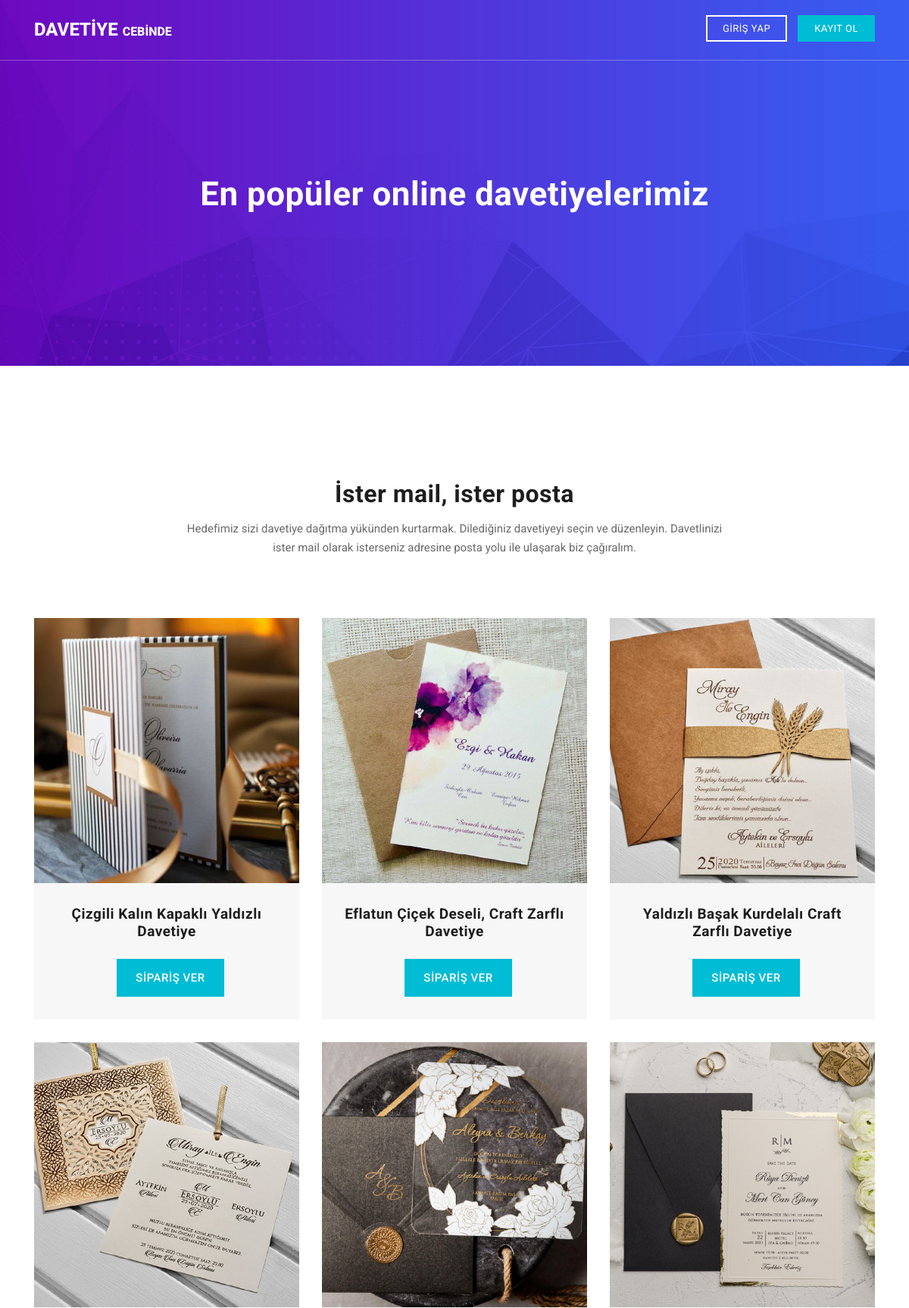
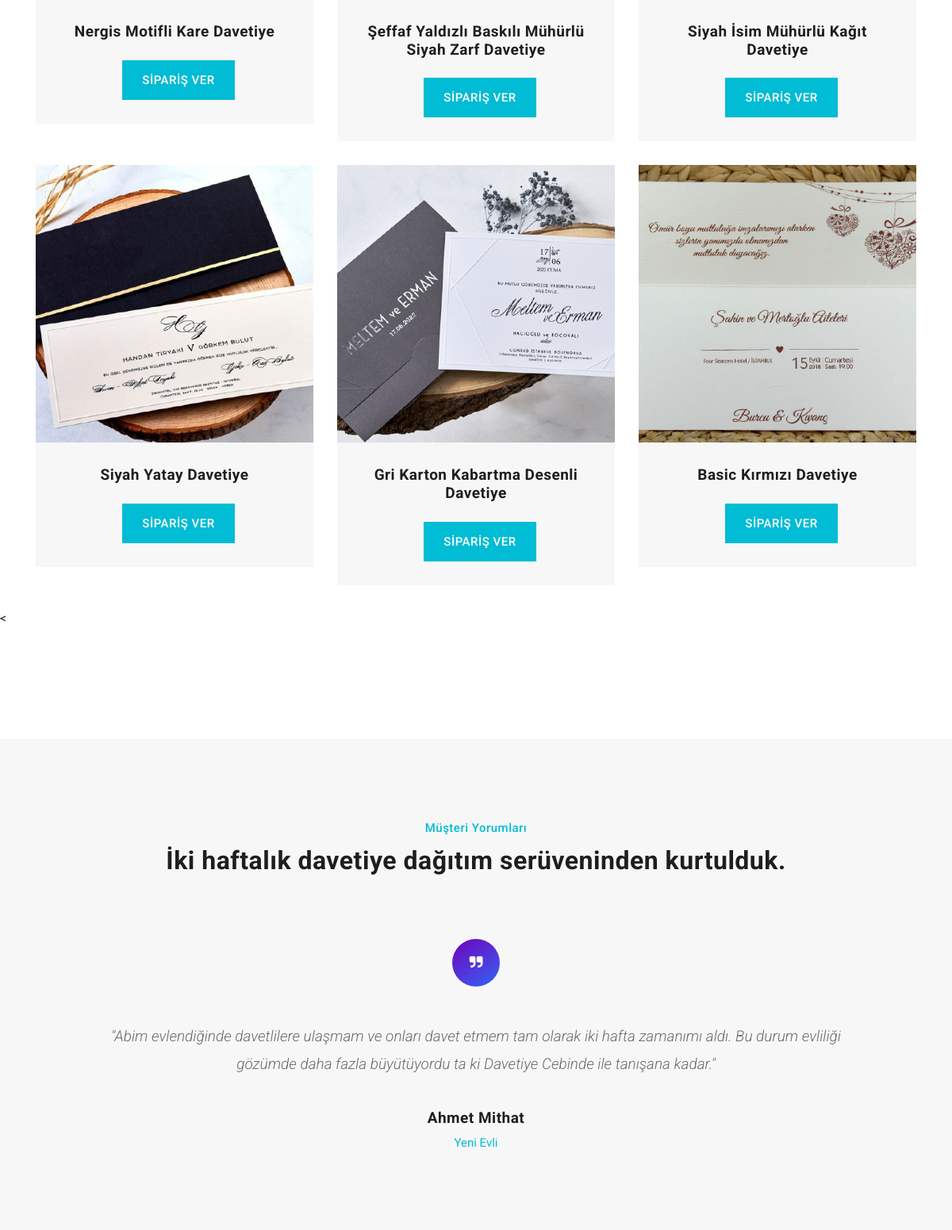
The page / (upper part) on the database its author committed (2 pictures, top to bottom).
### tables this page shows
CREATE TABLE IF NOT EXISTS `product` (
  `pr_id` int(11) NOT NULL AUTO_INCREMENT,
  `pr_name` varchar(150) NOT NULL,
  `pr_img` varchar(250) NOT NULL,
  `pr_status` enum('0','1') NOT NULL,
  PRIMARY KEY (`pr_id`)
);

### index.php (the view)
<?php
require_once "import/header.php";
$urunsor = $db->prepare("SELECT * FROM product WHERE pr_status=:pr_status");
$urunsor->execute(array(
  'pr_status' => 1
));
?>
<div class="page-heading header-text">
  <div class="container">
    <div class="row">
      <div class="col-md-12">
        <h1>En popüler online davetiyelerimiz</h1>
      </div>
    </div>
  </div>
</div>
<div class="team-section">
  <div class="container">
    <div class="row">
      <div class="col-md-8 offset-md-2">
        <div class="section-heading">
          <h2>İster mail, ister posta</h2>
          <p>Hedefimiz sizi davetiye dağıtma yükünden kurtarmak. Dilediğiniz davetiyeyi seçin ve düzenleyin. Davetlinizi ister mail olarak isterseniz adresine posta yolu ile ulaşarak biz çağıralım.</p>
        </div>
      </div>
      <?php
      while ($uruncek = $urunsor->fetch(PDO::FETCH_ASSOC)) {
      ?>
        <div class="col-md-4 col-sm-6 col-xs-12">
          <div class="team-item">
            <a href="product.php?id=<?php echo $uruncek["pr_id"] ?>">
              <img src="<?php echo $uruncek["pr_img"] ?>" alt="Sipariş Ver" title="Sipariş Ver">
            </a>
            <div class="down-content">
              <h4><?php echo $uruncek["pr_name"] ?></h4>
              <br />
              <a href="product.php?id=<?php echo $uruncek["pr_id"] ?>" class="main-button">Sipariş ver</a>
            </div>
          </div>
        </div>
      <?php } ?>
    </div>
  </div>
</div>
<<div class="testimonials-section">
  <div class="container">
    <div class="row">
      <div class="col-md-12">
        <div class="section-heading">
          <span>Müşteri Yorumları</span>
          <h2>İki haftalık davetiye dağıtım serüveninden kurtulduk.</h2>
        </div>
      </div>
      <div class="col-md-10 offset-md-1">
        <div class="owl-testimonials owl-carousel">
          <div class="testimonial-item">
            <div class="icon">
              <i class="fa fa-quote-right"></i>
            </div>
            <p>"Abim evlendiğinde davetlilere ulaşmam ve onları davet etmem tam olarak iki hafta zamanımı aldı. Bu durum evliliği gözümde daha fazla büyütüyordu ta ki Davetiye Cebinde ile tanışana kadar."</p>
            <h4>Ahmet Mithat</h4>
            <span>Yeni Evli</span>
          </div>
        </div>
      </div>
    </div>
  </div>
  </div>
  <?php
  require_once "import/footer.php"
  ?>

### import/header.php (shortened to what this page needs)
<!DOCTYPE html>
<html lang="tr">
  <head>
    <link href="vendor/bootstrap/css/bootstrap.min.css" rel="stylesheet">
    <link rel="stylesheet" href="assets/css/fontawesome.css">
    <link rel="stylesheet" href="assets/css/templatemo-host-cloud.css">
    <link rel="stylesheet" href="assets/css/owl.css">
  </head>
  <body>
    <header class="">
      <nav class="navbar navbar-expand-lg">
        <div class="container">
          <a class="navbar-brand" href="index.php"><h2>DAVETİYE <em>CEBİNDE</em></h2></a>
          <div class="functional-buttons">
            <ul>
                <?php
                if (isset($_SESSION['user_mail'])) {
                ?>
                    <li><a href=""><?php echo $kullanicicek['user_surname']?> <?php echo $kullanicicek['user_lastname']; ?></a></li>
                    <li><a href="import/logout.php">ÇIKIŞ</a></li>
                <?php
                }else {
                ?>
                    <li><a href="login/login.php">GİRİŞ YAP</a></li>
                    <li><a href="login/index.php">KAYIT OL</a></li>
              <?php } ?>
            </ul>
          </div>
        </div>
      </nav>
    </header>

### import/footer.php (shortened to what this page needs)
</body>
</html>

### assets/css/templatemo-host-cloud.css (style rules this page uses)
body { font-family: 'Roboto', sans-serif; transition: all 0.5s; }
p { margin-bottom: 0px; font-size: 14px; color: #6a6a6a; line-height: 25px; }
a { text-decoration: none!important; }
a.main-button { outline: none; cursor: pointer; display: inline-block; height: 50px; line-height: 50px; padding: 0px 25px; border: none; margin-left: 10px; background-color: #00bcd4; color: #fff; text-transform: uppercase; font-size: 15px; font-weight: 500; letter-spacing: 0.5px; transition: all 0.5s; }
.section-heading { margin-bottom: 80px; }
.section-heading span { color: #00bcd4; font-size: 15px; font-weight: 500; letter-spacing: 0.5px; display: inline-block; margin-top: 0px; }
.section-heading h2 { color: #1e1e1e; font-size: 32px; font-weight: 700; letter-spacing: 0.5px; margin-top: 10px; margin-bottom: 15px; }
.section-heading p { font-size: 15px; }
.page-heading { background-image: url(../images/heading-bg.jpg); background-position: center center; background-repeat: no-repeat; background-size: cover; text-align: center; padding: 230px 0px 180px 0px; }
.page-heading h1 { color: #fff; font-size: 44px; font-weight: 700; letter-spacing: 0.5px; margin-bottom: 20px; }
header { position: fixed; z-index: 99999; width: 100%; background-color: transparent!important; border-bottom: 1px solid rgba(250,250,250,0.30); height: 80px; -webkit-transition: all .5s ease 0s; -moz-transition: all .5s ease 0s; -o-transition: all .5s ease 0s; transition: all .5s ease 0s; }
.navbar .navbar-brand { float: left; margin-top: 12px; outline: none; }
.navbar .navbar-brand h2 { color: #fff; text-transform: uppercase; font-size: 24px; font-weight: 800; -webkit-transition: all .3s ease 0s; -moz-transition: all .3s ease 0s; -o-transition: all .3s ease 0s; transition: all .3s ease 0s; }
.navbar .navbar-brand h2 em { font-style: normal; font-size: 16px; }
.functional-buttons { margin-left: 5%; }
.functional-buttons ul { margin: 0; padding: 0; }
.functional-buttons ul li { display: inline-block; margin-left: 10px; }
.functional-buttons ul li:first-child a { display: inline-block; background-color: transparent; border: 2px solid #fff; text-transform: uppercase; font-size: 13px; color: #fff; padding: 6px 20px; letter-spacing: 0.5px; transition: all 0.5s; }
.functional-buttons ul li:last-child a { display: inline-block; background-color: #00bcd4; border: 2px solid #00bcd4; text-transform: uppercase; font-size: 13px; color: #fff; padding: 6px 20px; letter-spacing: 0.5px; transition: all 0.5s; }
.testimonials-section { margin-top: 140px; background-color: #f7f7f7; padding: 100px 0px; }
.testimonials-section .section-heading { text-align: center; }
.testimonials-section .section-heading h2 { color: #1e1e1e; }
.testimonial-item { text-align: center; }
.testimonial-item i { width: 60px; height: 60px; display: inline-block; text-align: center; line-height: 60px; color: #fff; background: rgb(114,2,187); background: linear-gradient(145deg, rgba(114,2,187,1) 0%, rgba(50,100,245,1) 100%); border-radius: 50%; font-size: 18px; margin-bottom: 45px; }
.testimonial-item p { font-size: 19px; font-weight: 300; font-style: italic; line-height: 35px; margin-bottom: 40px; }
.testimonial-item h4 { font-size: 19px; font-weight: 700; color: #1e1e1e; letter-spacing: 0.5px; margin-bottom: 0px; }
.testimonial-item span { display: inline-block; margin-top: 8px; font-size: 15px; color: #00bcd4; }
.team-section { margin-top: 140px; }
.team-section .section-heading { text-align: center; }
.team-section .section-heading h2 { color: #1e1e1e; }
.team-item { cursor: pointer; margin-bottom: 30px; }
.team-item img { width: 100%; overflow: hidden; transition: all 0.5s; }
.team-item .down-content { background-color: #f7f7f7; text-align: center; padding: 30px; }
.team-item h4 { font-size: 19px; font-weight: 700; color: #1e1e1e; letter-spacing: 0.5px; margin-bottom: 0px; }

### rows shown on the page
product: pr_img (picture), pr_name "Çizgili Kalın Kapaklı Yaldızlı Davetiye"
product: pr_img (picture), pr_name "Eflatun Çiçek Deseli, Craft Zarflı Davetiye"
product: pr_img (picture), pr_name "Yaldızlı Başak Kurdelalı Craft Zarflı Davetiye"
product: pr_img (picture), pr_name "Nergis Motifli Kare Davetiye"
product: pr_img (picture), pr_name "Şeffaf Yaldızlı Baskılı Mühürlü Siyah Zarf Davetiye"
product: pr_img (picture), pr_name "Siyah İsim Mühürlü Kağıt Davetiye"
product: pr_img (picture), pr_name "Siyah Yatay Davetiye"
product: pr_img (picture), pr_name "Gri Karton Kabartma Desenli Davetiye"
product: pr_img (picture), pr_name "Basic Kırmızı Davetiye"
